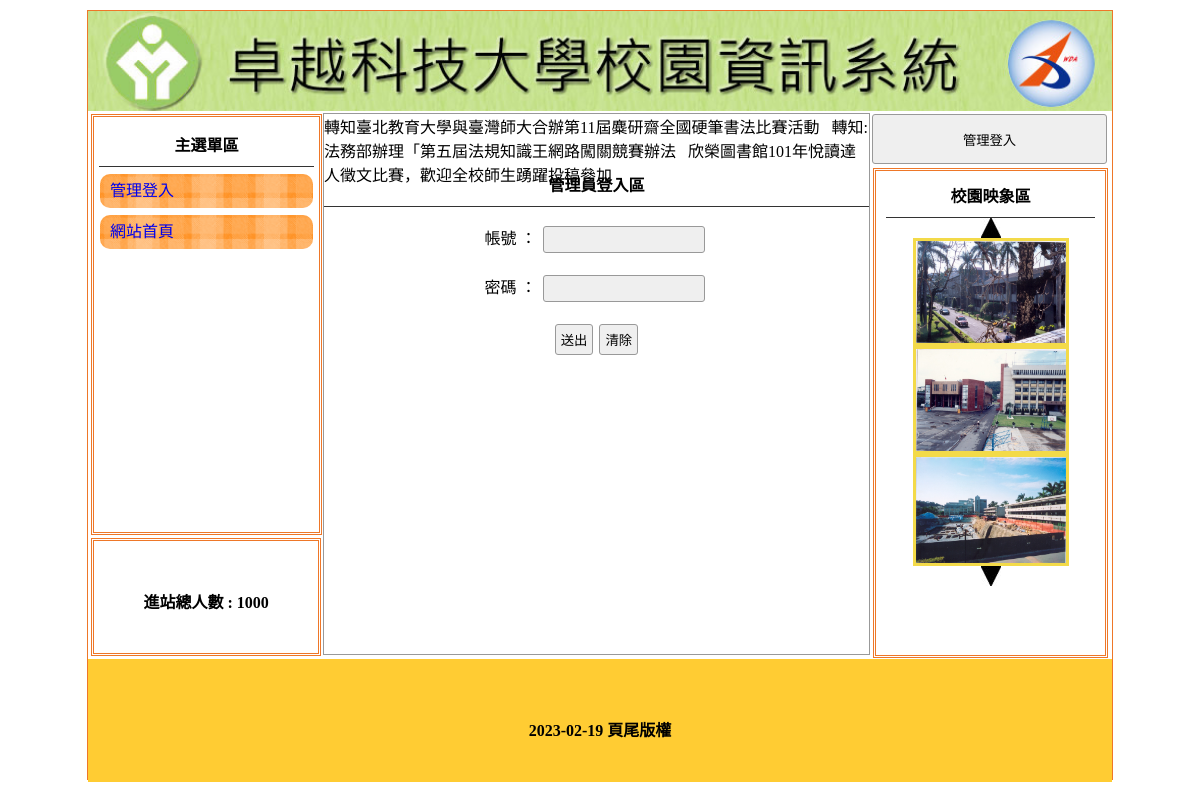
/?do=login, run on the app's committed database.
### tables this page shows
CREATE TABLE `title` (
  `id` int(10) UNSIGNED NOT NULL,
  `img` text NOT NULL,
  `text` text NOT NULL,
  `sh` int(1) UNSIGNED NOT NULL DEFAULT 0
);

CREATE TABLE `menu` (
  `id` int(10) UNSIGNED NOT NULL,
  `text` text NOT NULL,
  `url` text NOT NULL,
  `sh` int(1) UNSIGNED NOT NULL DEFAULT 1,
  `main` int(10) UNSIGNED NOT NULL DEFAULT 0
);

CREATE TABLE `total` (
  `id` int(10) UNSIGNED NOT NULL,
  `text` text NOT NULL
);

CREATE TABLE `ad` (
  `id` int(10) UNSIGNED NOT NULL,
  `text` text NOT NULL,
  `sh` int(1) NOT NULL DEFAULT 1
);

CREATE TABLE `image` (
  `id` int(10) UNSIGNED NOT NULL,
  `img` text NOT NULL,
  `sh` int(1) UNSIGNED NOT NULL DEFAULT 1
);

CREATE TABLE `bottom` (
  `id` int(10) UNSIGNED NOT NULL,
  `text` text NOT NULL
);

### api/base.php (called while the page is built, shortened)
<?php
class DB {
    protected $dns="mysql:host=localhost;charset=utf8;dbname=web20;";
    protected $pdo;
    protected $table;
    public function __construct($table)
    {
        $this->pdo=new PDO($this->dns,'root','');
        $this->table=$table;
    }
    public function all(...$args){
        $sql="SELECT * FROM `$this->table` ";
        if(isset($args[0])){
            if(is_array($args[0])){
                $sql.=" WHERE ".join(" AND ",$this->arrToSql($args[0]));
            }else{
                $sql.=$args[0];
            }
        }
        return $this->pdo->query($sql)->fetchAll(PDO::FETCH_ASSOC);
    }
    public function find($id){
        $sql="SELECT * FROM `$this->table` ";
        if(is_array($id)){
            $sql.=" WHERE ".join(" AND ",$this->arrToSql($id));
        }else{
            $sql.=" WHERE `id`='$id'";
        }
        return $this->pdo->query($sql)->fetch(PDO::FETCH_ASSOC);
    }
    private function arrToSql($arr){
        $res=[];
        foreach($arr as $key=>$val){
            $res[]="`$key`='$val'";
        }
        return $res;
    }
}
$Total=new DB('total');
$Title=new DB('title');
$Bottom=new DB('bottom');
$Image=new DB('image');
$Ad=new DB('ad');
$Menu=new DB('menu');
?>

### index.php (the view, shortened to what this page needs)
<?php
include_once "./api/base.php";
?>
<!DOCTYPE html
	PUBLIC "-//W3C//DTD XHTML 1.0 Transitional//EN" "http://www.w3.org/TR/xhtml1/DTD/xhtml1-transitional.dtd">
<html xmlns="http://www.w3.org/1999/xhtml">
<head>
	<link href="./css/css.css" rel="stylesheet" type="text/css">
</head>
<body>
	<div id="main">
		<a title="<?=$Title->find(['sh'=>1])['text']?>" href="index.php">
			<div class="ti" style="background:url('./upload/<?=$Title->find(['sh'=>1])['img']?>'); background-size:cover;"></div>
		</a>
		<div id="ms">
			<div id="lf" style="float:left;">
				<div id="menuput" class="dbor">
					<span class="t botli">主選單區</span>
					<?php
					$menus=$Menu->all(['main'=>0]);
					foreach($menus as $menu){
						echo "<div class='mainmu'><a href='{$menu['url']}'>{$menu['text']}</a>";
						echo "</div>";
					}
					?>
				</div>
				<div class="dbor" style="margin:3px; width:95%; height:20%; line-height:100px;">
					<span class="t">進站總人數 :
						<?=$Total->find(1)['text']?></span>
				</div>
			</div>
<?php
$do=$_GET['do']??'home';
$file="./front/$do.php";
if(file_exists($file)){
	include $file;
}else{
	include "./front/home.php";
}
?>
			<div class="di di ad" style="height:540px; width:23%; padding:0px; margin-left:22px; float:left; ">
				<button style="width:100%; margin-left:auto; margin-right:auto; margin-top:2px; height:50px;"
					onclick="lo('?do=login')">管理登入</button>
				<div style="width:89%; height:480px;" class="dbor">
					<span class="t botli">校園映象區</span>
					<img src="./icon/up.jpg" onclick="up()">
					<?php
					$imgs=$Image->all(['sh'=>1]);
					foreach($imgs as $idx=>$img){
						$t=$idx+1;
						echo "<img src='./upload/{$img['img']}' class='im' id='ssaa$t' style='width:150px;'>";
					}
					?>
					<img src="./icon/dn.jpg" onclick="dn()">
				</div>
			</div>
		</div>
		<div
			style="width:1024px; left:0px; position:relative; background:#FC3; margin-top:4px; height:123px; display:block;">
			<span class="t" style="line-height:123px;"><?=$Bottom->find(1)['text']?></span>
		</div>
	</div>
</body>
</html>

### front/mq.php (shortened to what this page needs)
<marquee scrolldelay="120" direction="left" style="position:absolute; width:100%; height:40px;">
<?php
$ads=$Ad->all(['sh'=>1]);
foreach($ads as $ad){
    echo $ad['text'];
}
?>
				</marquee>

### css/css.css (style rules this page uses)
body { padding:0px; margin:0px; }
#main { width:1024px; height:768px; margin:10px auto 10px auto; border:#EE7728 1px solid; position:relative; }
.ti { width:100%; height:100px; position:relative; background-size:cover; background-repeat:no-repeat; }
.dbor { border:#EE7728 double 3px; margin:1px; padding:2px 10px 2px 10px; }
.t { font-weight:800; display:block; text-align:center; padding:10px 1px 10px 1px; }
.botli { border-bottom:#333 1px solid; }
.mainmu { position:relative; border-radius:10px; background:url(../icon/menu.fw.png) center no-repeat; background-size:cover; line-height:30px; padding:2px 10px 2px 10px; margin:7px 1px 7px 1px; }
#lf { height:540px; width:21%; display:inline-block; }
#menuput { width:100%; height:75%; position:relative; padding:5px; display:block; margin: 3px; }
.di { display:inline-block; }
.ad { margin:1px; padding:2px 10px 2px 10px; }
input,button { border:#999 1px solid; border-radius:3px; background:#EFEFEF; padding:5px; margin:3px; }
a { text-decoration: none; }
img { display: block; }
.im { border: 3px solid #F3DA49; }
.dbor img { margin: auto; }

### data on the page
title: img (picture)
menu: text "管理登入"
menu: text "網站首頁"
total: text "1000"
ad: text "轉知臺北教育大學與臺灣師大合辦第11屆麋研齋全國硬筆書法比賽活動"
ad: text "轉知:法務部辦理「第五屆法規知識王網路闖關競賽辦法"
ad: text "欣榮圖書館101年悅讀達人徵文比賽，歡迎全校師生踴躍投稿參加"
image: img (picture)
image: img (picture)
image: img (picture)
bottom: text "2023-02-19 頁尾版權"
